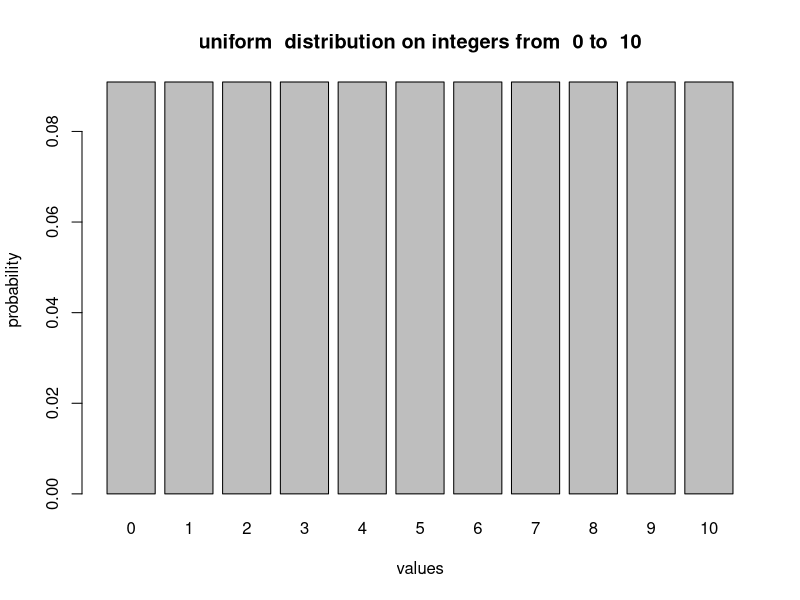
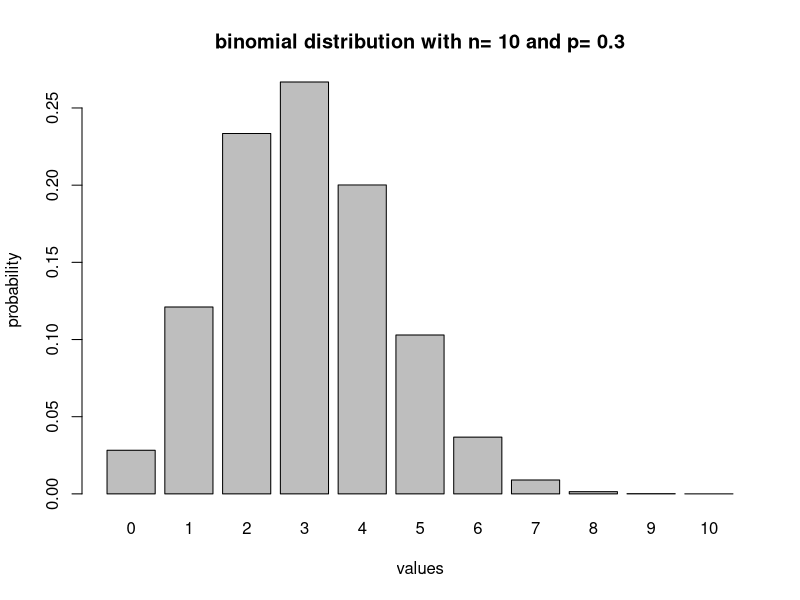
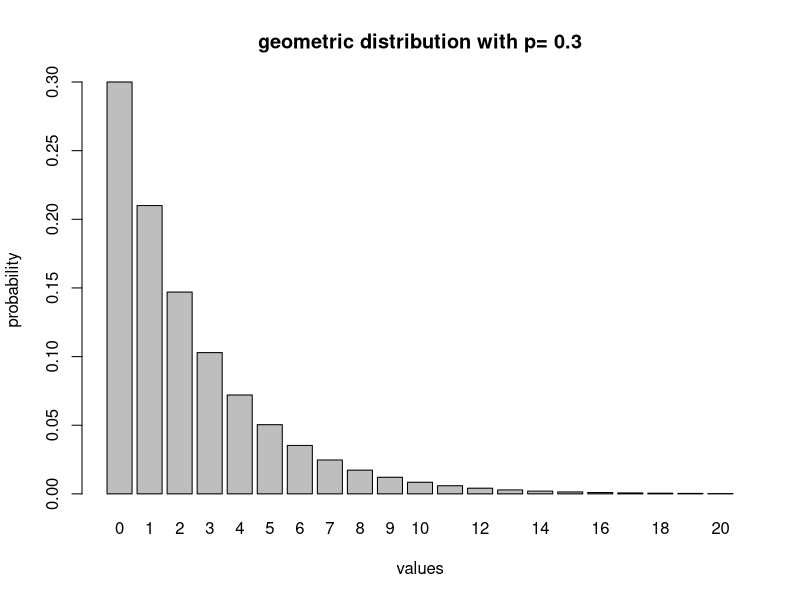
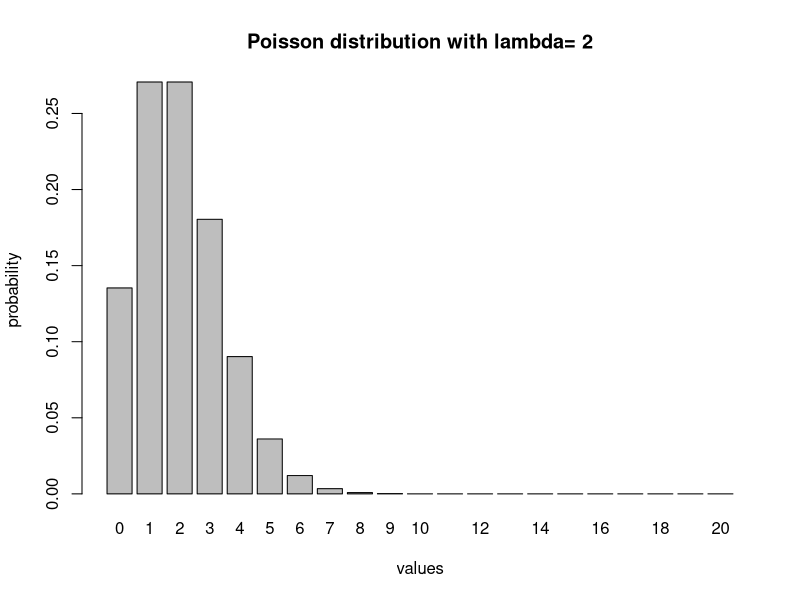
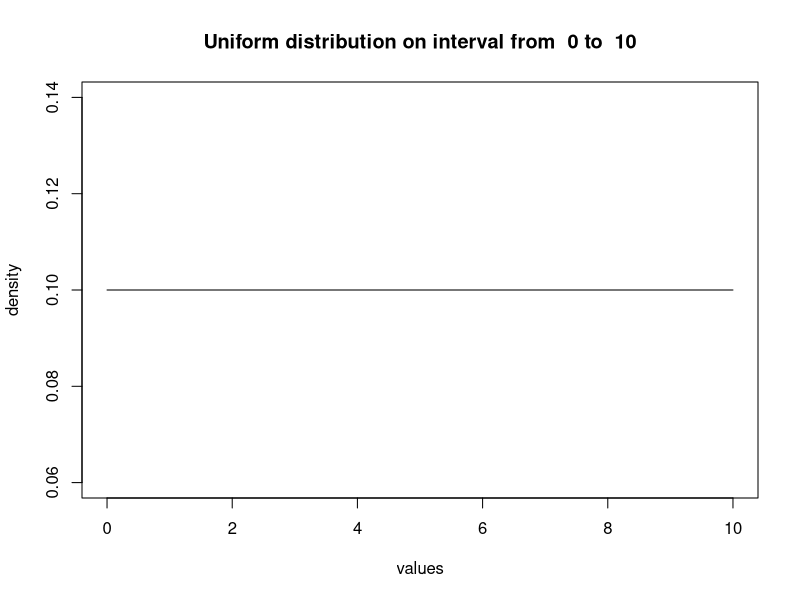
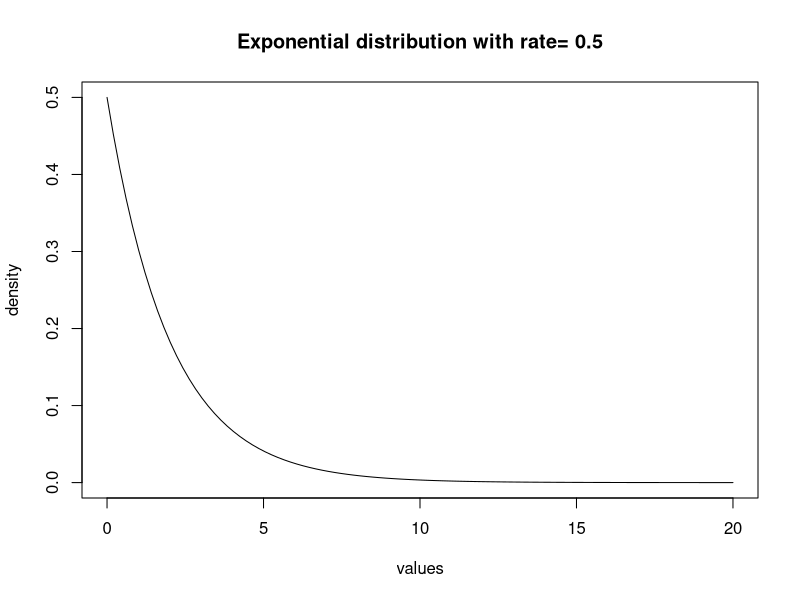
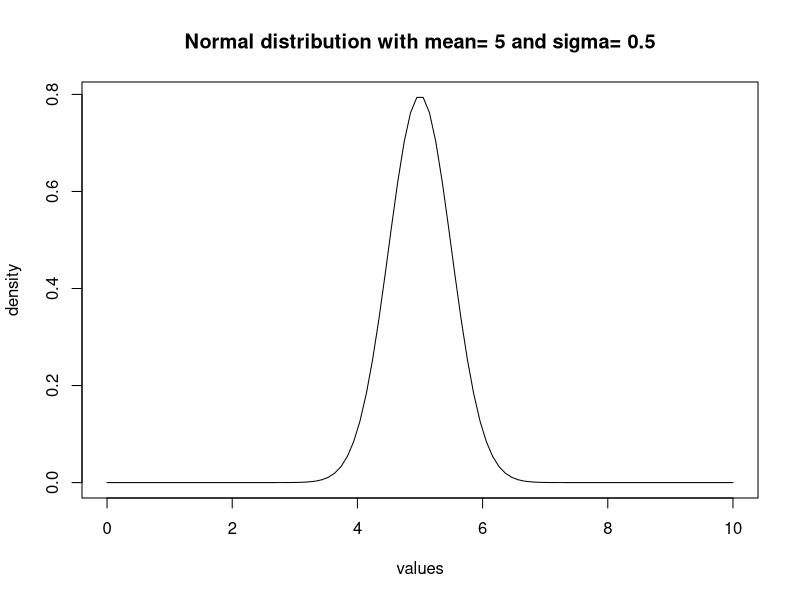
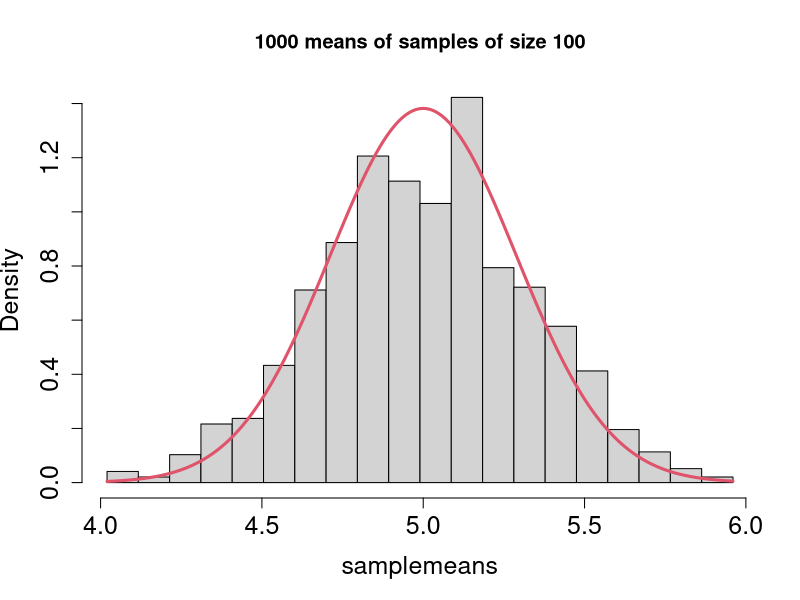

Recreate these plots in R, in order.
## ---- chunk 1
knitr::opts_chunk$set(
  eval      = TRUE,
  comment   = "#",
  results   = "hold",
  message = FALSE,
  warning = FALSE,
  # collapse  = TRUE,
  fig.align = "center")
## ---- chunk 2
low <- 0 # minimum value
high <- 10 # maximum value
values <- low:high # vector of discrete values of the RV
num <- length(values)
probs <- rep(1 / num, num) # uniform mass function vector
barplot(probs, names.arg = values, xlab = 'values', ylab = 'probability',
        main = paste("uniform  distribution on integers from ", low, "to ", high))
## ---- chunk 3
unif.exp <- sum(values*probs)
paste("The expected value of uniform distribution is", unif.exp)
unif.var <- sum((unif.exp - values)^2*probs)
paste("The variance of uniform distribution is", unif.var)
## ---- chunk 4
n <- 10 # the number of trials
p <- 0.3 # the probability of success in one trial
values <- 0:n # vector of discrete values of the binomial
probs <- dbinom(values, n, p)
barplot(probs, names.arg = values, xlab = 'values', ylab = 'probability',
        main = paste("binomial distribution with n=", n, "and p=", p))
## ---- chunk 5
bin.exp <- sum(values*probs)
paste("The expected value of binomial distribution is", bin.exp)
bin.var <- sum((bin.exp - values)^2*probs)
paste("The variance of binomial distribution is", bin.var)
## ---- chunk 6
p <- 0.3 # the probability of success
low <- 0 # minimum value
high <- 20 # maximum value
values <- low:high # vector of discrete values of the RV
probs <- dgeom(values, p)
barplot(probs, names.arg = values, xlab = 'values', ylab = 'probability',
        main = paste("geometric distribution with p=", p))
## ---- chunk 7
geom.exp <- sum(values*probs)
paste("The expected value of geometric distribution is", geom.exp)
geom.var <- sum((geom.exp - values)^2*probs)
paste("The variance of geometric distribution is", geom.var)
## ---- chunk 8
low <- 0 # minimum value
high <- 20 # maximum value
lambda <- 2 # Poisson rate
values <- low:high # vector of discrete values of the RV
probs <- dpois(values, lambda)
barplot(probs, names.arg = values, xlab = 'values', ylab = 'probability',
        main = paste("Poisson distribution with lambda=", lambda))
## ---- chunk 9
pois.exp <- sum(values*probs)
paste("The expected value of Poisson distribution is", pois.exp)
pois.var <- sum((pois.exp - values)^2*probs)
paste("The variance of Poisson distribution is", pois.var)
## ---- chunk 10
low <- 0 # minimum value
high <- 10 # maximum values
number <- 100
values <- seq(low, high, length.out = number) # vector of discrete values of the RV
probs <- dunif(values, min=low, max = high)
plot(values, probs, t='l', xlab = 'values', ylab = 'density',
        main = paste("Uniform distribution on interval from ", low, "to ", high))
## ---- chunk 11
n <- 1000 # sample size
unif.sample <- runif(n, low, high) # generate sample
unif.exp <- mean(unif.sample)
paste("The expected value of uniform distribution is", unif.exp)
unif.var <- var(unif.sample)
paste("The variance of uniform distribution is", unif.var)
## ---- chunk 12
low <- 0 # minimum value
high <- 20 # maximum values
number <- 100
r <- 0.5
values <- seq(low,high,length.out = number) # vactor of discrete values of the RV
probs <- dexp(values, r)
plot(values, probs, t='l', xlab = 'values', ylab = 'density',
        main = paste("Exponential distribution with rate=", r))
## ---- chunk 13
n <- 1000 # sample size
exp.sample <- rexp(n, r) # generate sample
exp.exp <- mean(exp.sample)
paste("The expected value of exponential distribution is", exp.exp)
exp.var <- var(exp.sample)
paste("The variance of exponential distribution is", exp.var)
## ---- chunk 14
low <- 0 # minimum value
high <- 10 # maximum values
number <- 100
mu <- 5
sigma <- 0.5 
values <- seq(low,high,length.out = number) # vactor of discrete values of the RV
probs <- dnorm(values, mu, sigma)
plot(values, probs, t='l',xlab = 'values', ylab = 'density',
        main = paste("Normal distribution with mean=", mu, "and sigma=", sigma))
## ---- chunk 15
n <- 1000 # sample size
norm.sample <- rnorm(n, mu, sigma) # generate sample
norm.exp <- mean(norm.sample)
paste("The expected value of normal distribution is", norm.exp)
norm.var <- var(norm.sample)
paste("The variance of normal distribution is", norm.var)
## ---- chunk 16
numsamples <- 1000
size <- 100
# compute mean for different samples
samplemeans <- replicate(n = numsamples, mean(sample(0:10, size, replace = TRUE)))
break_points <- seq(min(samplemeans), max(samplemeans), 
                    (max(samplemeans) - min(samplemeans)) / 20)
hist(samplemeans, breaks = break_points, freq = FALSE, 
     cex.axis = 1.5, cex.lab = 1.5,
     main= '1000 means of samples of size 100')
sigma <- 10 / sqrt(12) / sqrt(size)
mu <- 5
range <- seq(min(samplemeans), max(samplemeans), sigma / 100)
lines(range, 
      dnorm(range, mu, sigma),
      t = 'l', lwd = 3, col = 2, lty = 1, cex.axis = 1.5, cex.lab = 1.5)
## ---- chunk 17
# Computing confidence intervals
qnorm(0.5) # the value that divides the density function in two
qnorm(0.95) # the value such that 95% of density is to its left 
size <- 100 # sample size
alpha <- 0.95 # significance level
sample <- runif(size)
s <- sd(sample) / sqrt(size) # standard error
z <- qnorm((1 - alpha) / 2) # z-value
left <- mean(sample) + s * z
right <- mean(sample) - s * z
print(right)
print(left)
